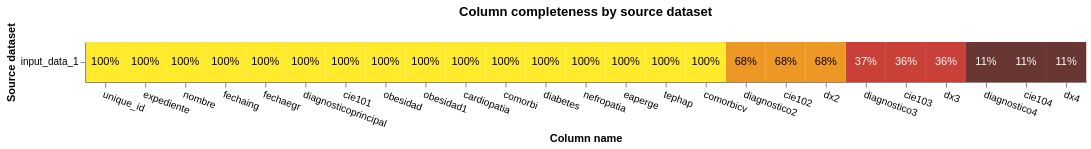

This figure's notebook cell:
### Markdown cell above
### Datos faltantes

### Code cell
from splink.exploratory import completeness_chart
from splink import DuckDBAPI
db_api = DuckDBAPI()
completeness_chart(df, db_api=db_api)

### Figure 1 — Vega-Lite specification as saved in the notebook (floating-point values rounded to 4 significant figures)
{"config": {"view": {"continuousWidth": 400, "continuousHeight": 300}}, "layer": [{"mark": "rect", "encoding": {"color": {"field": "completeness", "legend": null, "scale": {"scheme": "darkred", "zero": true}, "type": "quantitative"}, "tooltip": [{"field": "source_dataset", "title": "Source dataset", "type": "nominal"}, {"field": "total_rows_inc_nulls", "format": ",", "title": "# of records", "type": "quantitative"}, {"field": "column_name", "title": "Column name", "type": "nominal"}, {"field": "total_null_rows", "format": ",", "title": "# of nulls", "type": "quantitative"}, {"field": "completeness", "format": ".1%", "type": "quantitative"}], "x": {"axis": {"labelAngle": 20}, "field": "column_name", "sort": {"field": "mean_comp", "order": "descending"}, "title": "Column name", "type": "nominal"}, "y": {"field": "source_dataset", "title": "Source dataset", "type": "nominal"}}, "title": "Column completeness by source dataset", "transform": [{"joinaggregate": [{"op": "mean", "field": "completeness", "as": "mean_comp"}], "groupby": ["column_name"]}]}, {"mark": {"type": "text"}, "encoding": {"color": {"condition": {"test": "datum['completeness'] < 0.5", "value": "white"}, "value": "black"}, "text": {"field": "completeness", "format": ".0%", "type": "quantitative"}, "x": {"axis": {"labelAngle": 0}, "field": "column_name", "sort": {"field": "mean_comp", "order": "descending"}, "type": "nominal"}, "y": {"field": "source_dataset", "type": "nominal"}}, "transform": [{"joinaggregate": [{"op": "mean", "field": "completeness", "as": "mean_comp"}], "groupby": ["column_name"]}]}], "data": {"name": "data-4491bab880ff8ad2982bcaa4bfd7ea2b"}, "height": {"step": 40}, "width": {"step": 40}, "$schema": "https://vega.github.io/schema/vega-lite/v5.9.3.json", "datasets": {"data-4491bab880ff8ad2982bcaa4bfd7ea2b": [{"source_dataset": "input_data_1", "column_name": "unique_id", "total_null_rows": 0, "total_rows_inc_nulls": 4278, "completeness": 1.0}, {"source_dataset": "input_data_1", "column_name": "expediente", "total_null_rows": 0, "total_rows_inc_nulls": 4278, "completeness": 1.0}, {"source_dataset": "input_data_1", "column_name": "nombre", "total_null_rows": 0, "total_rows_inc_nulls": 4278, "completeness": 1.0}, {"source_dataset": "input_data_1", "column_name": "fechaing", "total_null_rows": 0, "total_rows_inc_nulls": 4278, "completeness": 1.0}, {"source_dataset": "input_data_1", "column_name": "fechaegr", "total_null_rows": 0, "total_rows_inc_nulls": 4278, "completeness": 1.0}, {"source_dataset": "input_data_1", "column_name": "diagnosticoprincipal", "total_null_rows": 0, "total_rows_inc_nulls": 4278, "completeness": 1.0}, {"source_dataset": "input_data_1", "column_name": "cie101", "total_null_rows": 0, "total_rows_inc_nulls": 4278, "completeness": 1.0}, {"source_dataset": "input_data_1", "column_name": "diagnostico2", "total_null_rows": 1351, "total_rows_inc_nulls": 4278, "completeness": 0.6842}, {"source_dataset": "input_data_1", "column_name": "cie102", "total_null_rows": 1363, "total_rows_inc_nulls": 4278, "completeness": 0.6814}, {"source_dataset": "input_data_1", "column_name": "diagnostico3", "total_null_rows": 2715, "total_rows_inc_nulls": 4278, "completeness": 0.3654}, {"source_dataset": "input_data_1", "column_name": "cie103", "total_null_rows": 2717, "total_rows_inc_nulls": 4278, "completeness": 0.3649}, {"source_dataset": "input_data_1", "column_name": "diagnostico4", "total_null_rows": 3817, "total_rows_inc_nulls": 4278, "completeness": 0.1078}, {"source_dataset": "input_data_1", "column_name": "cie104", "total_null_rows": 3817, "total_rows_inc_nulls": 4278, "completeness": 0.1078}, {"source_dataset": "input_data_1", "column_name": "dx2", "total_null_rows": 1363, "total_rows_inc_nulls": 4278, "completeness": 0.6814}, {"source_dataset": "input_data_1", "column_name": "dx3", "total_null_rows": 2717, "total_rows_inc_nulls": 4278, "completeness": 0.3649}, {"source_dataset": "input_data_1", "column_name": "dx4", "total_null_rows": 3817, "total_rows_inc_nulls": 4278, "completeness": 0.1078}, {"source_dataset": "input_data_1", "column_name": "obesidad", "total_null_rows": 0, "total_rows_inc_nulls": 4278, "completeness": 1.0}, {"source_dataset": "input_data_1", "column_name": "obesidad1", "total_null_rows": 0, "total_rows_inc_nulls": 4278, "completeness": 1.0}, {"source_dataset": "input_data_1", "column_name": "cardiopatia", "total_null_rows": 0, "total_rows_inc_nulls": 4278, "completeness": 1.0}, {"source_dataset": "input_data_1", "column_name": "comorbi", "total_null_rows": 0, "total_rows_inc_nulls": 4278, "completeness": 1.0}, {"source_dataset": "input_data_1", "column_name": "diabetes", "total_null_rows": 0, "total_rows_inc_nulls": 4278, "completeness": 1.0}, {"source_dataset": "input_data_1", "column_name": "nefropatia", "total_null_rows": 0, "total_rows_inc_nulls": 4278, "completeness": 1.0}, {"source_dataset": "input_data_1", "column_name": "eaperge", "total_null_rows": 0, "total_rows_inc_nulls": 4278, "completeness": 1.0}, {"source_dataset": "input_data_1", "column_name": "tephap", "total_null_rows": 0, "total_rows_inc_nulls": 4278, "completeness": 1.0}, {"source_dataset": "input_data_1", "column_name": "comorbicv", "total_null_rows": 0, "total_rows_inc_nulls": 4278, "completeness": 1.0}]}}
